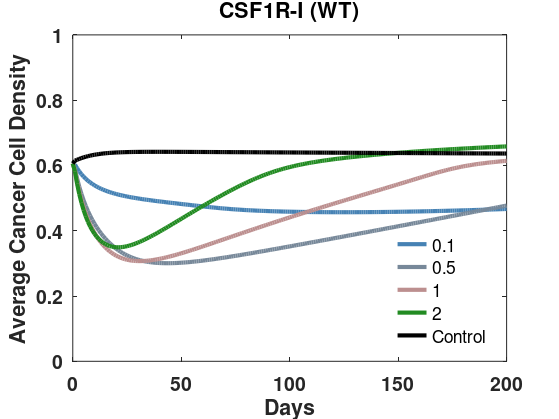

The MATLAB source for this figure:
close all
A=load('0.1.mat');
B=load('0.5.mat');
C=load('1.mat');
D=load('2.mat');
E=load('0.mat');

label={'0.1','0.5','1','2','Control'};
figure
plot(0:1:200,A.C_T_mean(:),'-','LineWidth',3,'Color','#4682B4');hold on;
plot(0:1:200,B.C_T_mean(:),'-','LineWidth',3,'Color','#778899');hold on;
plot(0:1:200,C.C_T_mean(:),'-','LineWidth',3,'Color','#BC8F8F');hold on;
plot(0:1:200,D.C_T_mean(:),'-','LineWidth',3,'Color','#228B22');hold on;
plot(0:1:200,E.C_T_mean(:),'-','LineWidth',3,'Color','k');hold on;

title('CSF1R-I (WT)','FontWeight','Bold','FontSize',16)
set(gca,'xtick',(0:50:200));
ylim([0 1]);
legend(label,'box','off','Location','Southeast');
xlabel('Days','FontWeight','Bold','FontSize',16);
ylabel('Average Cancer Cell Density','FontWeight','Bold','FontSize',16);
set(gca,'FontWeight','Bold','FontSize',14);
hold on

i=1;
set(i,'Units','Inches');
pos = get(i,'Position');
set(i,'PaperPositionMode','Auto','PaperUnits','Inches','PaperSize',[pos(3), pos(4)])
filename=['E:\aa文件\project\project2\5\',num2str(5)];
print(i,filename,'-dpdf','-r2000','-r0')